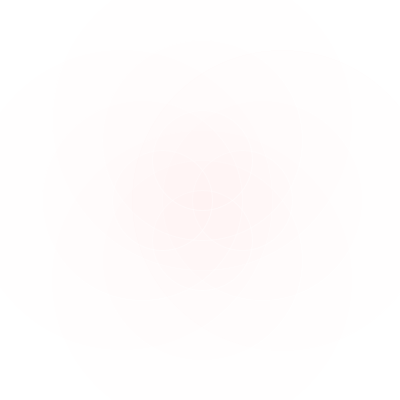
Frame 1 (no input)
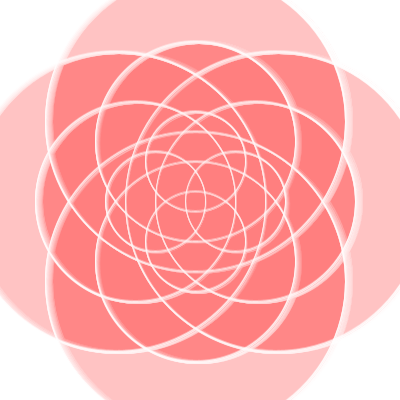
Frame 60 (the mouse pressed at the canvas centre just before this capture)
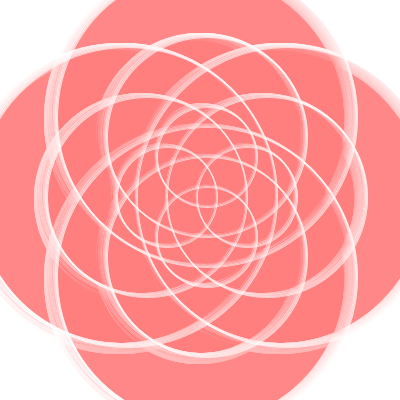
Frame 120 (the mouse held since frame 60 and released just before this capture)

The Processing sketch that drew these frames (run headless with seeded random() and noise(); from frame 60 on, the mouse is pressed at the canvas centre):

// Processing sketch: processing_69687
// ── processing_69687.pde

//SEWN ROSE REPRESENTING FEMALE GENITAL MUTILATION

//original positioning of rose based on Rui Campos' sketch "Rose" 
//I adjusted and increased his values to create my own rose design, then added animation!
//I also referenced the book "Getting Started with Processing" by Casey Reas and Ben Fry for the spiral effect

//universals

float angle = 0.0;
float offset = 200;
float scalar = 2;
float speed = 0.05;

void setup() {
  size(400, 400);
  background(255);
  smooth();
  fill(255, 0, 0, 1);
  stroke(255, 0, 0, 1);

  //mouseX = width/2; 
  //mouseY = height/2;
}

void draw() {

  frameRate(20); //slow down the drawing

  //sets of circles to overlap and resemble petals of a rose
  //the strokes and their movement also alludes to sewing - the sewn rose is an image of fgm
  float x9 = ((offset + 80) + (cos(angle) * scalar));
  float y9 = (offset + (sin(angle) * scalar));
  ellipse(x9, y9, 300, 300);
  stroke(255, 100);
  //line(mouseX, mouseY, x9, y9);

  float x10 = offset + cos(angle) * scalar;
  float y10 = offset + 80 + sin(angle) * scalar;
  ellipse(x10, y10, 300, 300);
  //line(mouseX, mouseY, x10, y10);

  float x11 = offset - 80 + cos(angle) * scalar;
  float y11 = offset + sin(angle) * scalar;
  ellipse(x11, y11, 300, 300);
  //line(mouseX, mouseY, x11, y11);

  float x12 = offset + cos(angle) * scalar;
  float y12 = offset - 80 + sin(angle) * scalar;
  ellipse(x12, y12, 300, 300);
  //line(mouseX, mouseY, x12, y12);


  float x5 = offset + 60 + cos(angle) * scalar;
  float y5 = offset + sin(angle) * scalar;
  ellipse(x5, y5, 200, 200);
  //line(mouseX, mouseY, x5, y5);

  float x6 = offset + cos(angle) * scalar;
  float y6 = offset + 60 + sin(angle) * scalar;
  ellipse(x6, y6, 200, 200);
  //line(mouseX, mouseY, x6, y6);

  float x7 = offset - 60 + cos(angle) * scalar;
  float y7 = offset + sin(angle) * scalar;
  ellipse(x7, y7, 200, 200);
  //line(mouseX, mouseY, x7, y7);

  float x8 = offset + cos(angle) * scalar;
  float y8 = offset - 60 + sin(angle) * scalar;
  ellipse(x8, y8, 200, 200);
  //line(mouseX, mouseY, x8, y8);


  float x1 = offset + 40 + cos(angle) * scalar;
  float y1 = offset + sin(angle) * scalar;
  ellipse(x1, y1, 100, 100);
  //line(mouseX, mouseY, x1, y1);  

  float x2 = offset + cos(angle) * scalar;
  float y2 = offset + 40 + sin(angle) * scalar;
  ellipse(x2, y2, 100, 100);
  //line(mouseX, mouseY, x2, y2);

  float x3 = offset - 40 + cos(angle) * scalar;
  float y3 = offset + sin(angle) * scalar;
  ellipse(x3, y3, 100, 100);
  //line(mouseX, mouseY, x3, y3);

  float x4 = offset + cos(angle) * scalar;
  float y4 = offset - 40 + sin(angle) * scalar;
  ellipse(x4, y4, 100, 100);
  //line(mouseX, mouseY, x4, y4);

  angle += speed; //movement of animation
  scalar += speed; //speed of animation
}
